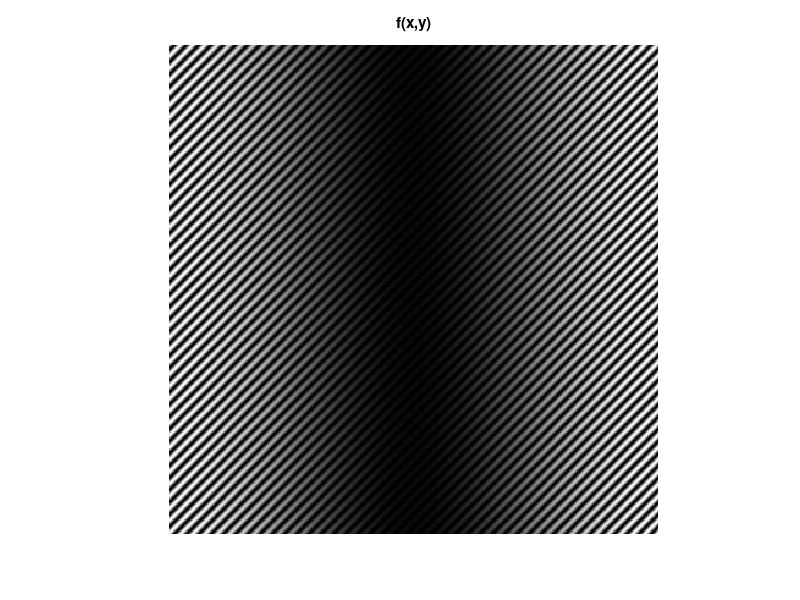
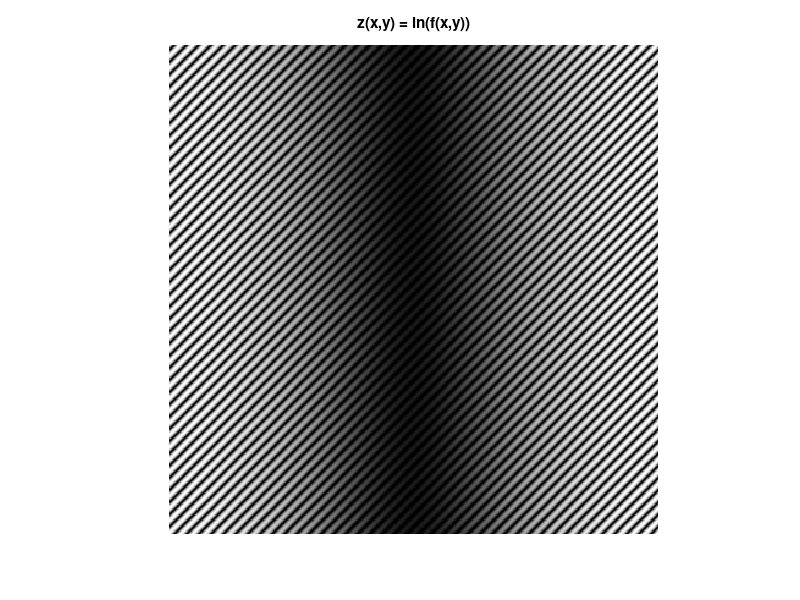
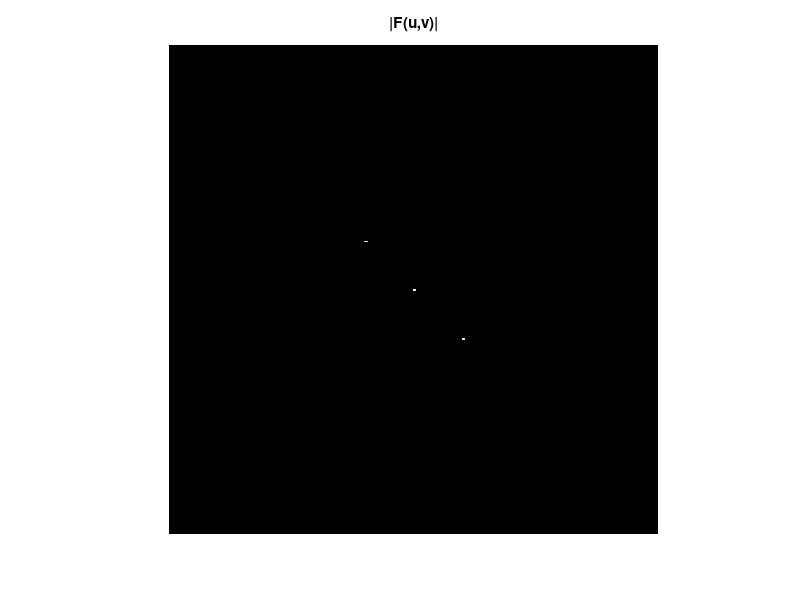
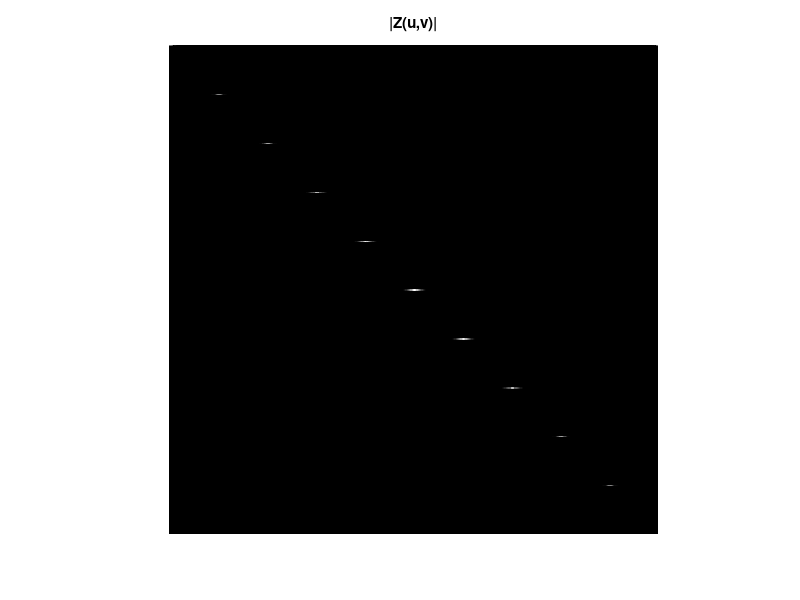

Write MATLAB code to recreate these figures, in order.
%ex0422_homographic
close all

M = 400; N = M;
[X, Y] = meshgrid(1:M);
i = 1.1+cos(2*pi*(1/M)*X);
phase = 2*pi*0.1*(X+Y);
r = 1+cos(phase);
f = i.*r;

% [M,N] = size(f);
z = log(f+1);

P = max([M N]);
fp = padarray(f,[P-M P-N],0,'post');
zp = padarray(z,[P-M P-N],0,'post');

F = fftshift(fft2(fp));
Z = fftshift(fft2(zp));

% filter
% H = 1-blpf(100,2,P);
[X, Y] = meshgrid(1:P);
D0 = 100;
gamma_h = 1;
gamma_l = 0.0;
% D0 = 300;
% gamma_h = 2;
% gamma_l = 1;
c = 1;
H = (gamma_h-gamma_l) * (1-exp(-c*((X-P/2-1).^2+(Y-P/2-1).^2)/(D0*D0))) + gamma_l;

% filtering
S = Z.*H;

figure(1),imshow(f,[]),title('f(x,y)')
figure(2),imshow(z,[]),title('z(x,y) = ln(f(x,y))')
figure(3),imshow(log(1+abs(F)),[]),title('|F(u,v)|')
figure(4),imshow(log(1+abs(Z)),[]),title('|Z(u,v)|')
figure(5),imshow(log(1+abs(S)),[]),title('|S(u,v)|')
figure(7),surf(X(1:10:end,1:10:end),Y(1:10:end,1:10:end),H(1:10:end,1:10:end)),title('H(u,v)')
figure(8),imshow(H,[]),title('H(u,v)')

sp = real(ifft2(ifftshift(S)));
s = sp(1:M,1:N);
g = exp(s)-1;
figure(5),imshow(g(5:end-5,5:end-5),[]),title('g(x,y)')